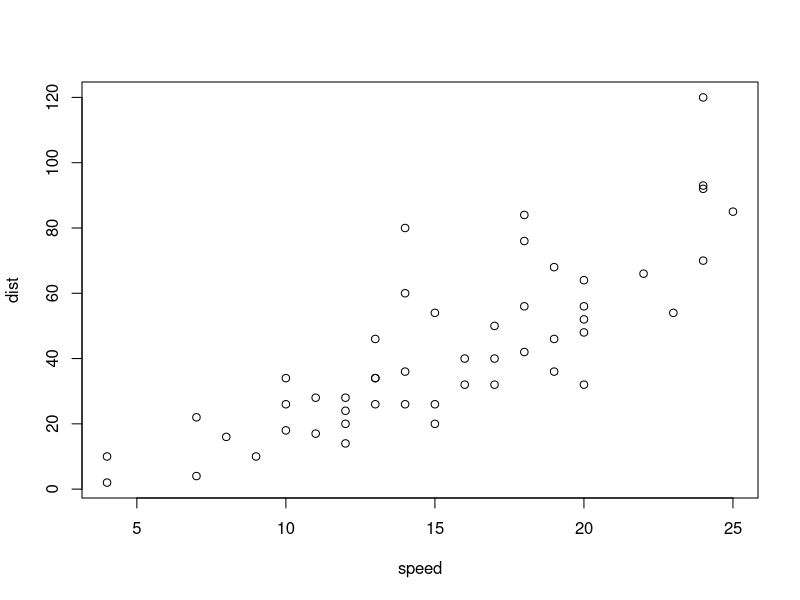
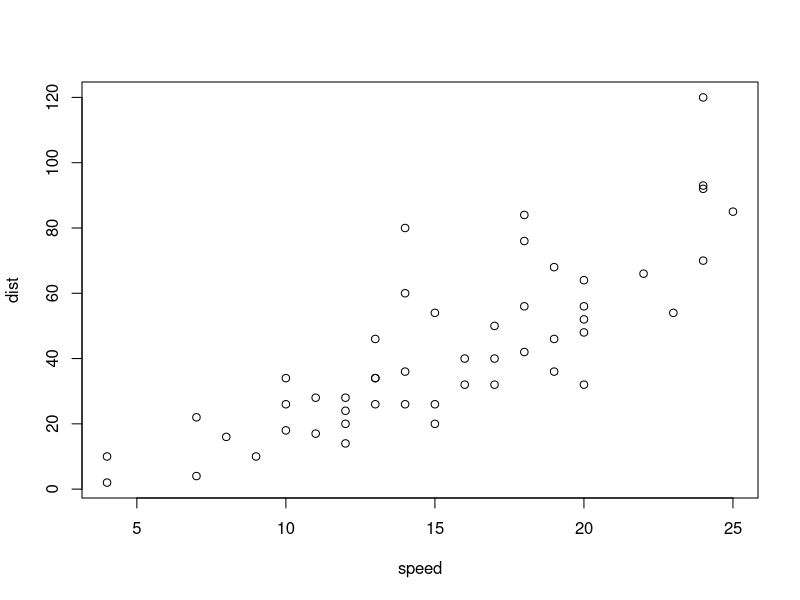
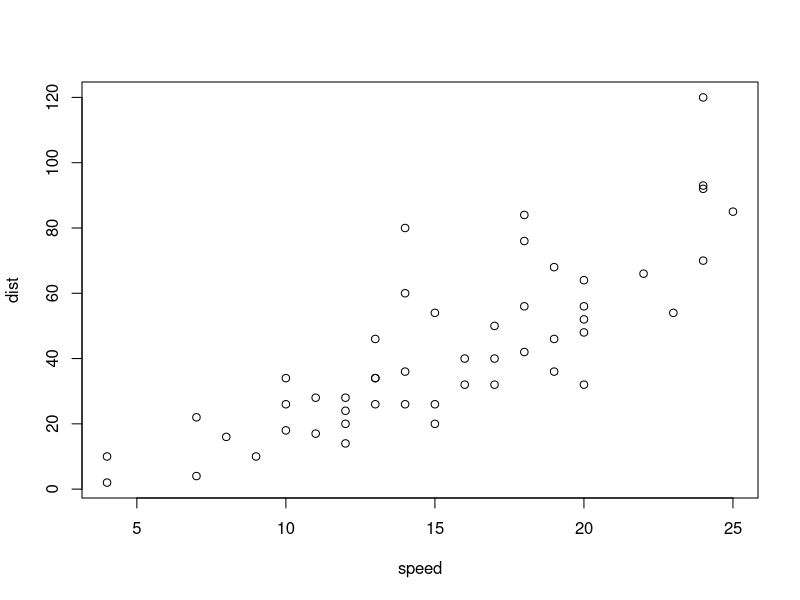
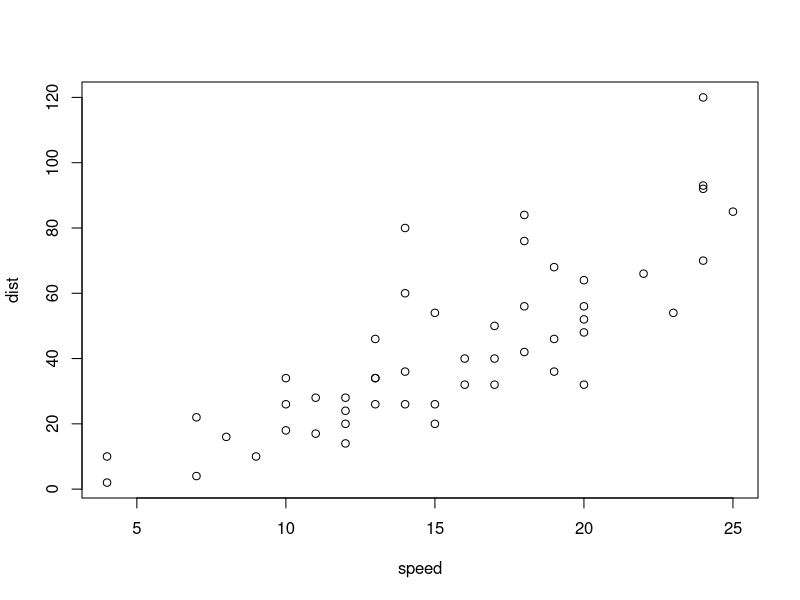
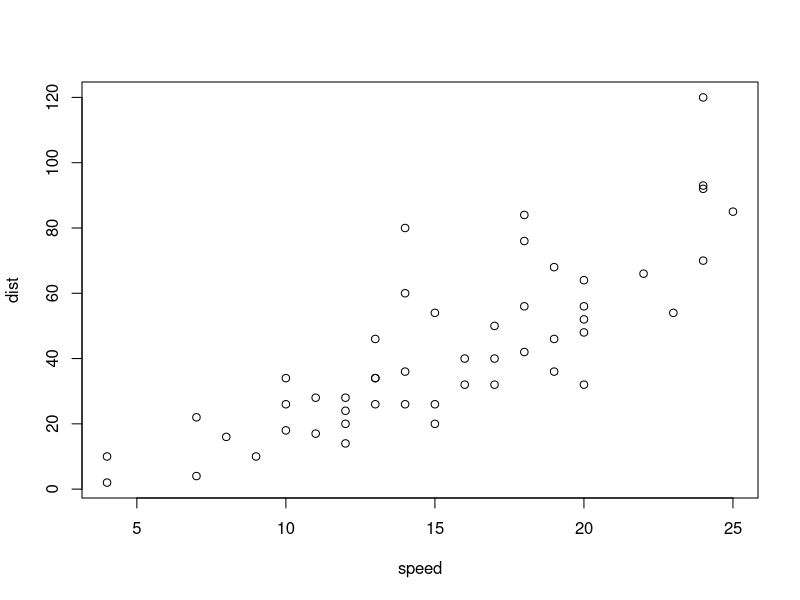

R code for these plots, in order:
## ---- chunk 1
plot(cars)
## ---- chunk 2
plot(cars)
## ---- chunk 3
plot(cars)

## ---- chunk 4
plot(cars)
## ---- chunk 5
plot(cars)
